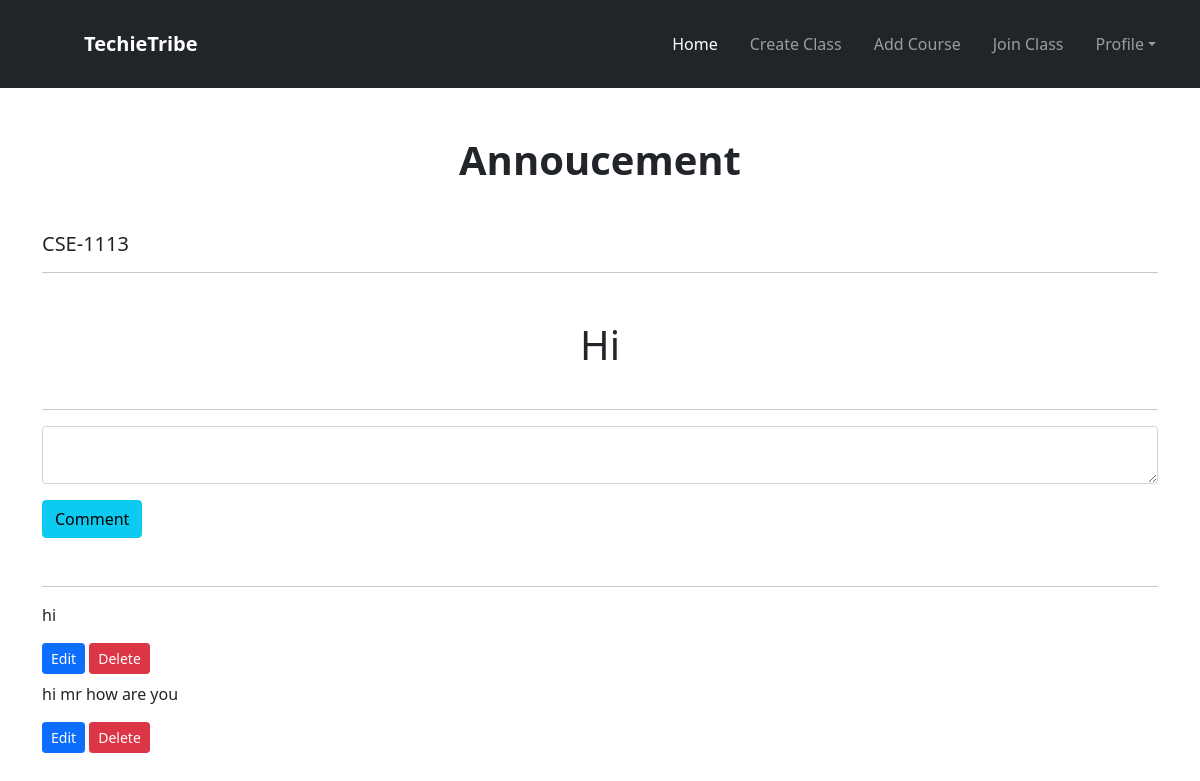
The app's page /teacher/annouceviewteach/34/ with its own data.
### teacher/models.py (models this page shows, shortened)
class Announcement(models.Model):
    user = models.ForeignKey(User, on_delete=models.CASCADE)
    classview = models.ForeignKey(CreateClass, on_delete=models.CASCADE)
    text = models.TextField()

class CreateClass(models.Model):
    user = models.ForeignKey(User, on_delete=models.CASCADE)
    class_code_name = models.CharField(max_length=100)
    section = models.CharField(max_length=100, null=True, blank=True)
    subject_name = models.CharField(max_length=100, null=True, blank=True)
    room = models.CharField(max_length=100)
    classcode = models.CharField(max_length=100)

### student/models.py (models this page shows, shortened)
class CommentMain(models.Model):
    annoucemain = models.ForeignKey(Announcement, on_delete=models.CASCADE)
    mystu = models.ForeignKey(
        Student, on_delete=models.CASCADE, default=1, blank=True, null=True)
    myteach = models.ForeignKey(
        User, on_delete=models.CASCADE, default=1, blank=True, null=True)
    comment = models.TextField()

### teacher/views.py (the view, shortened to what this page needs)
class AnnouceViewTeach(View):
    def get(self, request, id):
        annoucementview = Announcement.objects.get(pk=id)
        comment_view = CommentMain.objects.filter(
            annoucemain=annoucementview)[::-1]
        return render(request, 'anounceviewteach.html', {'annoucementview': annoucementview,  'comment_view': comment_view})

### teacher/templates/anounceviewteach.html (shortened to what this page needs)
{% extends 'base_teacher.html' %} <br />
{% load static %} <br />
{% block content %}
<link rel="stylesheet" href="{% static 'css/card.css' %}" />
<link
  rel="stylesheet"
  href="https://cdnjs.cloudflare.com/ajax/libs/font-awesome/6.1.1/css/all.min.css"
/>
<div class="container">
  <h1 class="text-center mt-5 mb-5 text-dark fw-bold">Annoucement</h1>
  <h5>{{annoucementview.classview.class_code_name}}</h5>
  <hr />
  <div class="mt-5 m-auto align-center">
    <h1 class="text-dark">{{annoucementview.text}}</h1>
  </div>
  <hr />
  <div class="m-auto">
    <form action="" method="POST">
      <div class="form-floating">
        <textarea
          class="form-control text-dark"
          name="commenttext"
          placeholder="Leave a comment here"
          id="floatingTextarea"
        ></textarea>
        <label for="floatingTextarea">Comments</label>
      </div>
      <button type="submit" class="btn btn-info mt-3">Comment</button>
    </form>
  </div>
</div>
<div class="container mt-5">
  <hr class="mt-5 mb-3" />
  {% for com in comment_view %}
  <p>{{com.comment}}</p>
  <div class="mt-3">
    <a
      href="{% url 'editcomteach' com.id %}"
      type="button"
      class="btn btn-sm btn-primary"
      >Edit</a
    >
    <a href="{% url 'deleltecommentstu' com.id %}" class="btn btn-sm btn-danger"
      >Delete</a
    >
  </div>
  {% endfor %}
</div>
{% endblock content %}

### teacher/static/css/form.css (style rules this page uses)
*, *:before, *:after { -webkit-box-sizing: border-box; box-sizing: border-box; }
h1 { text-align: center; color: #ffffff; font-weight: 300; margin: 0 0 40px; }
label { position: absolute; -webkit-transform: translateY(6px); transform: translateY(6px); left: 13px; color: rgba(255, 255, 255, 0.5); -webkit-transition: all 0.25s ease; transition: all 0.25s ease; -webkit-backface-visibility: hidden; pointer-events: none; font-size: 22px; }
input, textarea { font-size: 22px; display: block; width: 100%; height: 100%; padding: 5px 10px; background: none; background-image: none; border: 1px solid #a0b3b0; color: #ffffff; border-radius: 0; -webkit-transition: border-color .25s ease, -webkit-box-shadow .25s ease; transition: border-color .25s ease, -webkit-box-shadow .25s ease; transition: border-color .25s ease, box-shadow .25s ease; transition: border-color .25s ease, box-shadow .25s ease, -webkit-box-shadow .25s ease; }
textarea { border: 2px solid #a0b3b0; resize: vertical; }

### teacher/static/css/card.css (style rules this page uses)
a { text-decoration: none; }

### records on screen
Announcement: classview.class_code_name "CSE-1113", text "Hi"
CommentMain: comment "hi"
CommentMain: comment "hi mr how are you"
